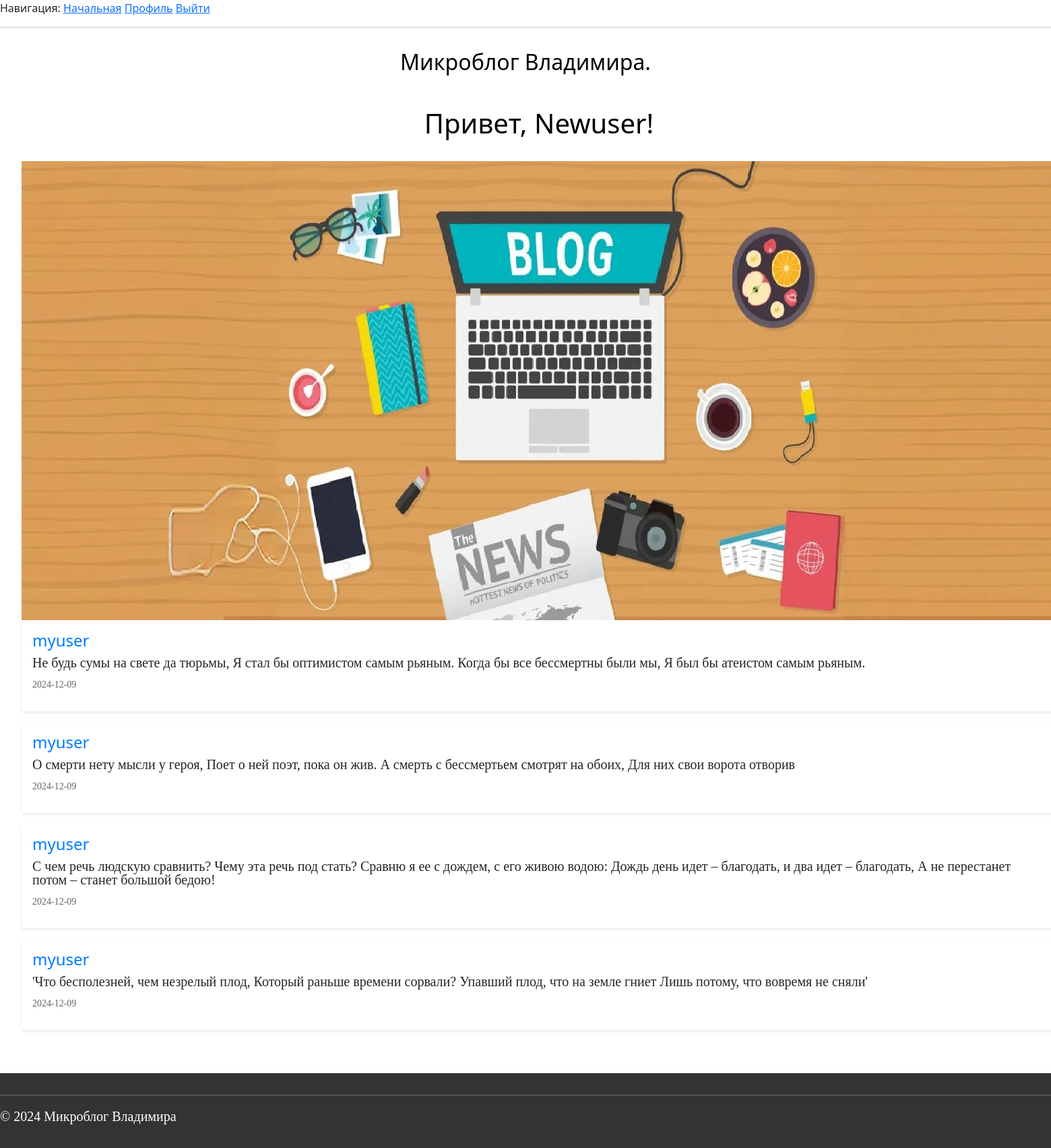
The page /index (signed in) on the database as committed earlier.
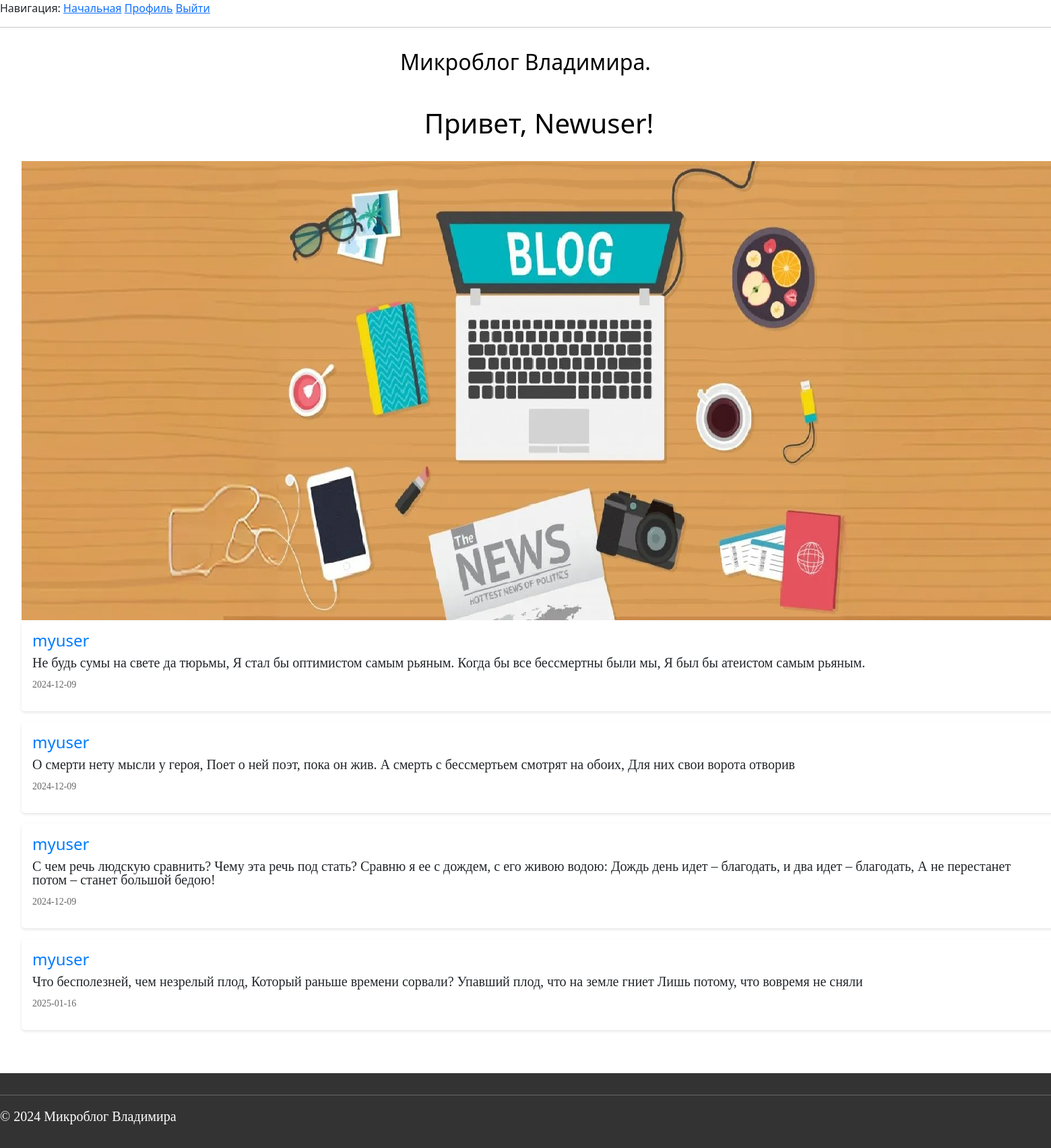
The same page on the database as committed later.
### app/models.py (models this page shows, shortened)
class User(UserMixin, db.Model):
    id = db.Column(db.Integer, primary_key=True)
    username = db.Column(db.String(80), unique=True, nullable=False)
    email = db.Column(db.String(120), unique=True, nullable=False)
    password_hash = db.Column(db.String(128), nullable=False)
    avatar = db.Column(db.String(120), default='default_avatar.png')

class Post(db.Model):
    id = db.Column(db.Integer, primary_key=True)
    title = db.Column(db.String(120), nullable=False)
    text = db.Column(db.Text, nullable=False)
    date = db.Column(db.Text, nullable=False)
    user_id = db.Column(db.Integer, db.ForeignKey('user.id'), nullable=False)
    user = db.relationship('User', backref=db.backref('posts', lazy=True))

### app/routes.py (the view)
@app.route('/')
@app.route('/index')
@login_required
def index():
    app.logger.info('Проверка')
    user = {'username': 'User'}
    posts = Post.query.all()
    return render_template('index.html',
                           title='Home',
                           user=user,
                           posts=posts)

### app/models.py (called while the page is built)
@login.user_loader
def load_user(id):
    return db.session.get(User, int(id))

### app/templates/index.html (shortened to what this page needs)
{% extends "base.html" %}
{% block content %}
    <h1>Привет, {{ current_user.username }}!</h1>
    <section class="posts">
        <img  src="{{ url_for('static', filename='images/i3.png') }}">
        {% for post in posts %}
            <article class="post">
                <h2>{{ post.title }} </h2>
                <p>{{ post.text }} </p>
                <p class="post-meta">{{ post.date }}</p>
            </article>
        {% endfor %}
{% endblock %}

### app/templates/base.html (shortened to what this page needs)
<doctype html>
  <html>
      <head>
          <link rel="stylesheet" type="text/css" href="{{ url_for('static', filename='css/style.css') }}">
           <link href="https://cdn.jsdelivr.net/npm/bootstrap@5.2.3/dist/css/bootstrap.min.css" rel="stylesheet">
           <link rel="stylesheet" href="https://cdnjs.cloudflare.com/ajax/libs/font-awesome/4.7.0/css/font-awesome.min.css">
      </head>
      <body>
        <div class="wrapper">
        <div>Навигация:
            <a href="/index">Начальная</a>
            {% if current_user.is_anonymous %}
                <a href="/login">Войти</a>
            {% else %}
                <a href="{{ url_for('user', username=current_user.username) }}">Профиль</a>
                <a href="/logout">Выйти</a>
            {% endif %}
        </div>
        <hr>
          <header>
              <h1>Микроблог Владимира.</h1>
          </header>
          <main>
            {% block content %}{% endblock %}
          </main>
          <footer>
              <hr>
              <p>&copy; 2024 Микроблог Владимира</p>
          </footer>
          </div>
      </body>
  </html>
</doctype>

### app/static/css/style.css (style rules this page uses)
body { background-color: #f9f9f9; color: #333; font-family: "Arial", sans-serif }
h1 { color: black; text-align: center; }
p { font-family: Times New Roman; font-size: 20px; }
header { padding: 1rem 0; text-align: center; }
header h1 { margin: 0; font-size: 2rem; }
main { flex: 1; padding: 2rem; max-width: 1600px; margin: 0 auto; }
footer { background-color: #333; color: #fff; text-align: left; padding: 1rem 0; width: 100%; bottom: 0; }
.wrapper { display: flex; flex-direction: column; min-height: 100vh; }
.posts { margin: 2rem 0; }
.post { background-color: #fff; padding: 1rem; margin-bottom: 1rem; border-radius: 5px; box-shadow: 0 2px 4px rgba(0, 0, 0, 0.1) }
.post h2 { margin-top: 0; font-size: 1.5rem; color: #007BFF; }
.post p { line-height: 1.0; }
.post-meta { font-size: 0.875rem; color: #666; margin-top: 1rem; }

Rows that differ between the two databases and show on the page:
changed Post: text "'Что бесполезней, чем незрелый плод, Который раньше времени сорвали? Упавший плод, что на земле гниет Лишь потому, что вовремя не сняли'" → "Что бесполезней, чем незрелый плод, Который раньше времени сорвали? Упавший плод, что на земле гниет Лишь потому, что вовремя не сняли"; date "2024-12-09" → "2025-01-16"
